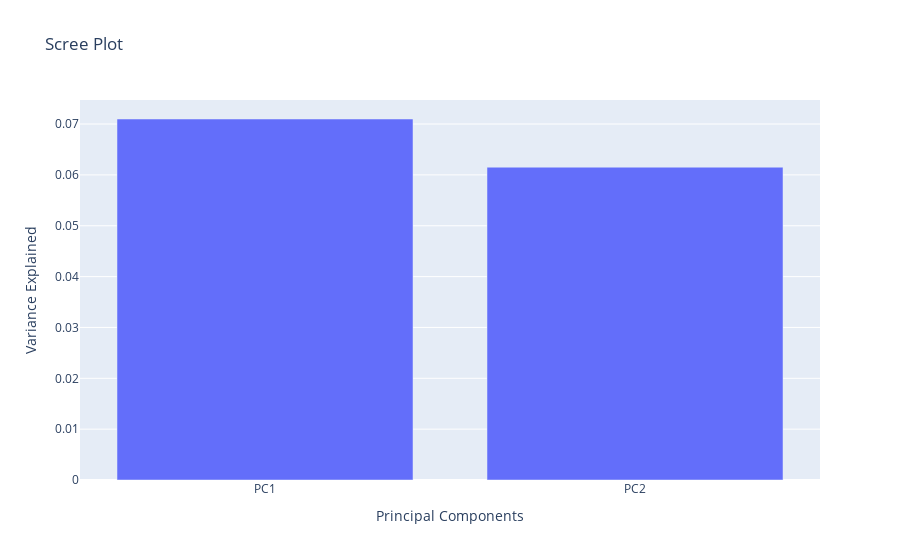
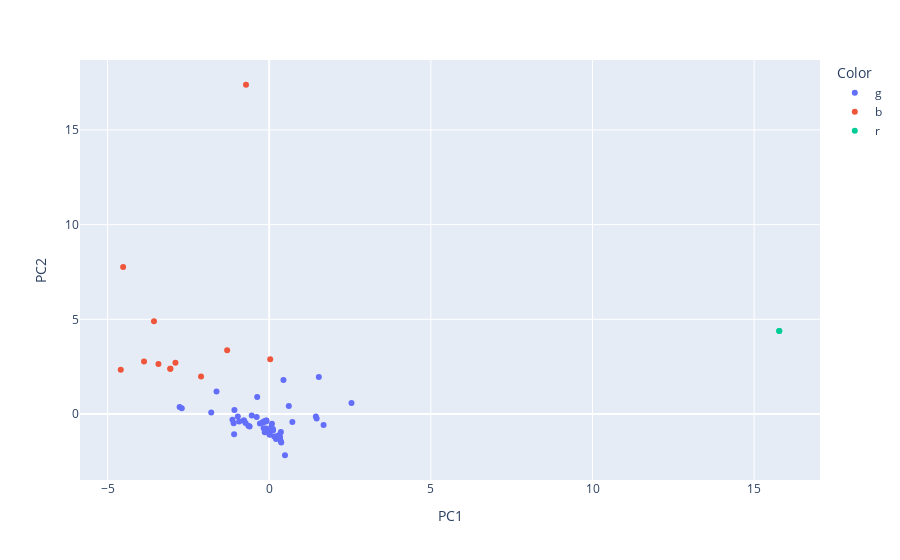
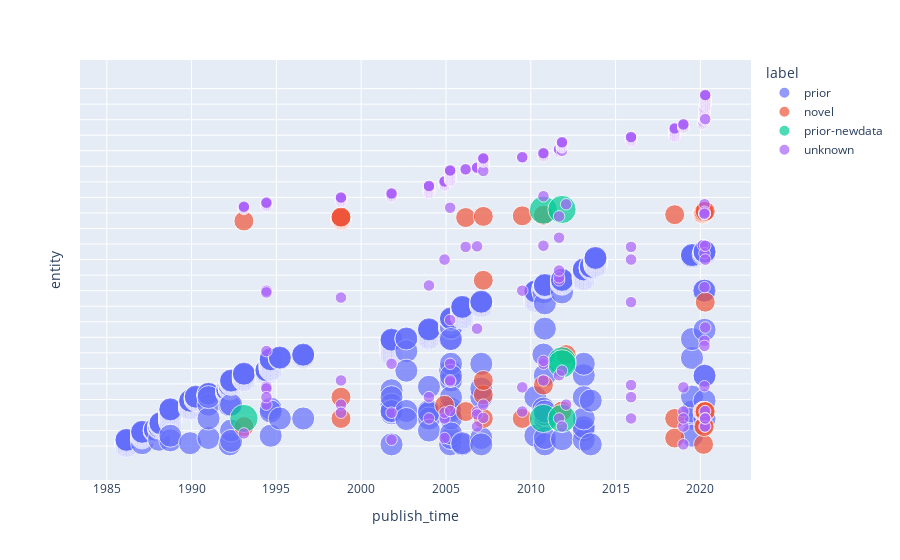
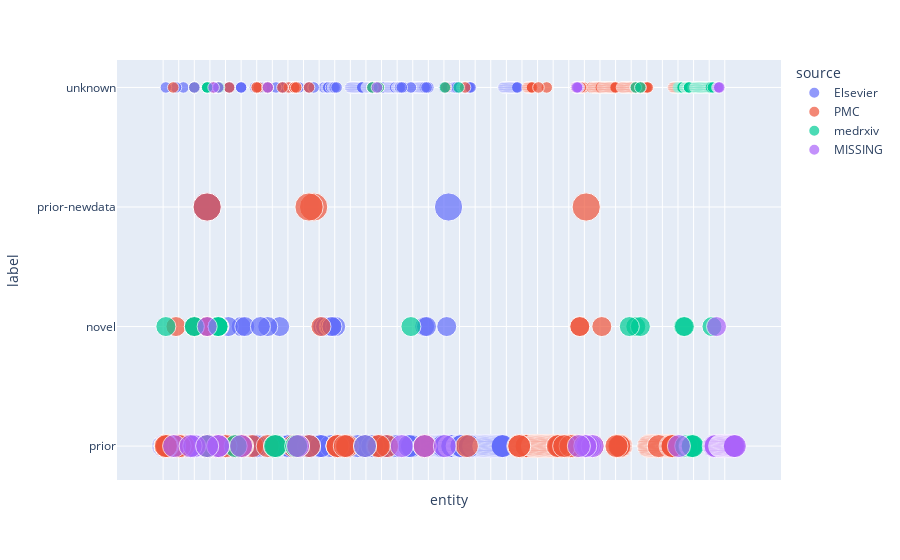

Write notebook code for charts like these, in order.
### Markdown cell above
## IV.X. Clustering and Entity classification over time

#### Label

> Refer to ‘Table 2  Extraction Process for Structured Articles’. Each label is assigned a weight as per ‘Table 3 Weightage for labels’.

#### Clustering documents based on the weightage associated with every entity (using PCA + K means)

>**Aim: The aim here is to cluster documents based on the weightage of words (which we have assigned above) present in the document.**

> As the number of entities is much larger than the number of documents, in order to generate readable results, it is crucial to reduce the dimensionality of the data before clustering it. Therefore, for each of the tasks, Principal Component Analysis is applied to each document to generate a Term-Label weight matrix.

> Table 5: 

<table style="width:100%">
  <tr>
    <th><center></center></th>
    <th><center>Term 1</center></th> 
    <th><center>Term 2</center></th> 
    <th><center>Term 3</center></th> 
  </tr>
  <tr>
    <th><center>Document 1</center></th>
    <td><center>6</center></td> 
    <td><center>3</center></td> 
    <td><center>1</center></td> 
  </tr>
  <tr>
    <th><center>Document 2</center></th>
    <td><center>6</center></td> 
    <td><center>5</center></td> 
    <td><center>1</center></td> 
  </tr>
  <tr>
    <th><center>Document 3</center></th>
    <td><center>3</center></td> 
    <td><center>2</center></td> 
    <td><center>4</center></td> 
  </tr>
</table>
<br/><br/>

> K-means clustering is then applied on the vector to show the segregation of principal components. The number of components for clustering or the optimal k-value is determined as 3 by the k-means elbow method. The entity weights are leveraged to form their clusters across documents.
> 
> A scatter plot of PC1 by PC2 while showing the clusters generated above is created. The papers that have reference to COVID-19 or its synonyms and entities with similar weights are clustered together. Densely packed clusters indicate papers with greater similarity and more relevance to the searched term.

#### Entity Classification over Time

> For each of the tasks, the occurrence of relevant medical entities across all papers are plotted over a period of time as bubbles, wherein the colour of the entity indicates the label of the entity as per its occurrence in the document and the size of the bubble indicates the weightage of that entity.

#### Scree Plot
> A scree plot is then plotted to show the Eigenvalues on the y-axis and the number of principal components on the x-axis for the Principal Component Analysis.

### Code cell
# Label based Bubble chart over time
label_def_list = list(label_def.values())
label_weights = {"prior-newdata":6, "prio-strong":5, "prior":4, "novel":3, "speculative":2, "unknown":1}
label_weight_values = list(label_weights.values())
bcol_names = ['title','source', 'entity', 'label','weight','publish_time']

label_pca_df = pd.DataFrame()
label_df = pd.DataFrame(columns=bcol_names)

label_entities = []

if task_answers :
    all_entities_set = set()
    
    for task_answer in task_answers :
        title = task_answer['title']
        source = task_answer['source']
        publish_time = task_answer['publish_time']
        
        present_labels = set(list(task_answer.keys()))&set( list(label_weights.keys()))
                    
        for present_label in present_labels :
            label_entities = task_answer[present_label]
            
            all_entities_set.update(label_entities)
            
            for ent in label_entities :
                ldict = {'title':title,'source':source, 'entity':ent, 
                         'label':present_label, 'weight':label_weights[present_label], 
                         'publish_time':publish_time}
                label_df = label_df.append(ldict, ignore_index=True)
    
    
    label_pca_df = pd.DataFrame(0, index=np.arange(len(task_answers)), columns=all_entities_set)
    title_list = []
    for l_index, task_answer in enumerate(task_answers) :
        title_list.append(task_answer['title'])
        present_labels = set(list(task_answer.keys()))&set( list(label_weights.keys()))
        for present_label in present_labels :
            label_entities = task_answer[present_label]
            
            for ent in label_entities :
                label_pca_df.set_value(l_index, ent, label_weights[present_label])
    

    # PCA on entities with Labels like prior, novel etc#
    ###################################################
    l_pca = PCA(n_components=2)
    l_data = l_pca.fit_transform(label_pca_df)
    
    # Scree Variance Plot
    l_var_df = pd.DataFrame({"variance": l_pca.explained_variance_ratio_, "PC":["PC1", "PC2"]})       
    
    lvar_fig = px.bar(l_var_df, x='PC', y='variance', 
                      labels={'variance':'Variance Explained', 'PC':'Principal Components'} ,
                      title="Scree Plot")
    py.offline.iplot(lvar_fig)
    
    
    # KMeans Cluster Plot. The Elbow method showed k = 3 as best
    l_kmeans_indices = KMeans(n_clusters=3).fit_predict(l_data)
    colors = ['b', 'g', 'r', 'c', 'y', 'm']
    l_pca_dict = {'PC1': l_data[:,0], 'PC2': l_data[:,1], 'Title':title_list, 'Color':[colors[d] for d in l_kmeans_indices]}
    l_pca_df = pd.DataFrame(l_pca_dict)        
    l_fig = px.scatter(l_pca_df, x="PC1", y="PC2", color='Color', hover_name="Title")        
    py.offline.iplot(l_fig)


# Bubble Plot
label_df["weight"].fillna(1, inplace = True)
label_df["publish_time"]= pd.to_datetime(label_df["publish_time"])

bubble_time = px.scatter(label_df.sort_values(by='publish_time',ascending=True),
                    x="publish_time", y="entity", color="label", 
                    size="weight",hover_name="title")
bubble_time.update_yaxes(showticklabels=False)
py.offline.iplot(bubble_time)    

bubble_entity = px.scatter(label_df.sort_values(by='publish_time',ascending=True),
                    x="entity", y="label", color="source", 
                    size="weight",hover_name="title") 
bubble_entity.update_xaxes(showticklabels=False)
py.offline.iplot(bubble_entity)
